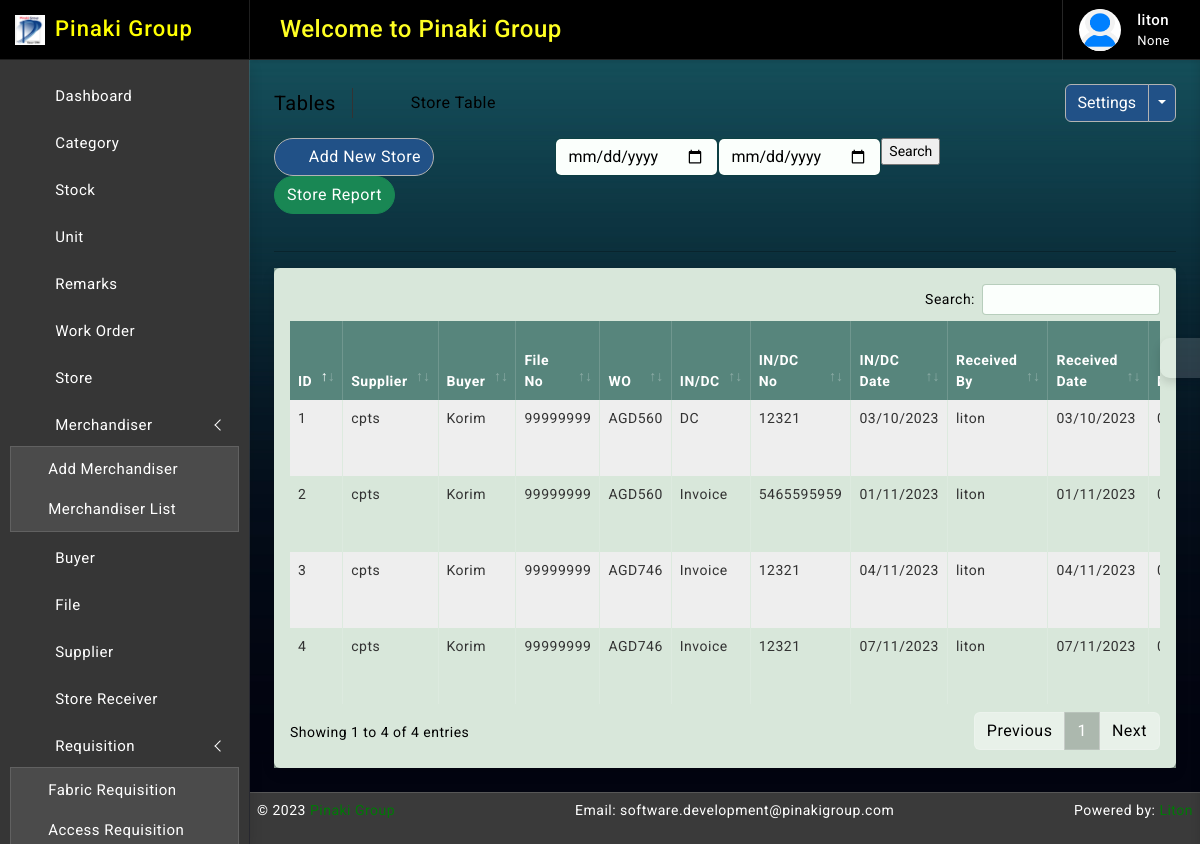
The page /store/ (signed in) on the database its author committed.
### accounts/models.py (models this page shows, shortened)
class Profile(models.Model):
    user = models.OneToOneField(User, on_delete=models.CASCADE, null=True, blank=True, related_name="profile")
    full_name = models.CharField(max_length=64, null=True, blank=True)
    img_profile = models.ImageField(upload_to='profile', default='default.png', null=True, blank=True)
    phone = models.CharField(max_length=32, null=True, blank=True, unique=True)
    designation = models.CharField("Designation", max_length=50, null=True, blank=True)
    dob = models.DateField(default=None, null=True, blank=True)
    updated_at = models.DateTimeField(auto_now_add=False, auto_now=True)
    created_at = models.DateTimeField(auto_now_add=True, auto_now=False)

### store/models.py (models this page shows, shortened)
class StoreBill(models.Model):
    billno = models.AutoField(primary_key=True)
    time = models.DateTimeField(auto_now=True)
    supplier = models.CharField(max_length=64, blank=False, null=True)
    buyer_name = models.CharField(max_length=64, blank=False, null=True)
    REPORT = (
        ('', 'Doc.Select'),
        ('Invoice', 'Invoice'),
        ('DC', 'DC'),
    )
    report = models.CharField(max_length=64, null=True, blank=False, choices=REPORT)
    report_no = models.CharField(max_length=64, null=True, blank=True)
    report_date = models.DateField(default=date.today, null=True, blank=True)
    received_date = models.DateField(auto_now_add=True, auto_now=False)
    img_file = models.ImageField(upload_to='store', default='blank.png', null=True, blank=True)
    work_order = models.ForeignKey(PurchaseBill, on_delete=models.CASCADE, blank=False, related_name='store_file_no')
    master_lc_sc = models.CharField(max_length=64, blank=False, null=True)
    style_no = models.CharField(max_length=32, null=True, blank=True)
    fileno_po = models.CharField(max_length=64, blank=False, null=True)
    store_location = models.CharField(max_length=64, blank=True, null=True)
    remarks = models.ForeignKey(Remarks, on_delete=models.CASCADE, blank=False, related_name='remarksname_store')
    updated_at = models.DateTimeField(auto_now_add=False, auto_now=True)
    created_at = models.DateTimeField(auto_now_add=True, auto_now=False)
    def get_items_list(self):
        return StoreItem.objects.filter(billno=self)

### purchase_order/models.py (models this page shows, shortened)
class PurchaseBill(models.Model):
    billno = models.AutoField(primary_key=True)
    time = models.DateTimeField(auto_now=True)
    supplier = models.ForeignKey(Supplier, on_delete=models.CASCADE, blank=False, related_name='suppliersname')
    buyer_name = models.CharField(max_length=64, blank=False, null=True)
    po_no = models.CharField(max_length=32, null=True, blank=True)
    fileno_po = models.ForeignKey(File, on_delete=models.CASCADE, blank=False, related_name='fileno_pos')
    style_no = models.CharField(max_length=32, null=True, blank=True)
    work_order = models.CharField(max_length=64, default=generate_random_number)
    wo_date = models.DateField(auto_now_add=True, auto_now=False)
    master_lc_sc = models.CharField(max_length=64, null=True, blank=True)
    remarks = models.ForeignKey(Remarks, on_delete=models.CASCADE, blank=False, related_name='remarksname')
    updated_at = models.DateTimeField(auto_now_add=False, auto_now=True)
    created_at = models.DateTimeField(auto_now_add=True, auto_now=False)
    def __str__(self):
        return str(self.work_order)

### accounts/decorators.py (the view)
        def wrapper_func(request, *args, **kwargs):
            group = None
            if request.user.groups.exists():
                group = request.user.groups.all()[0].name
            if group in allowed_roles:
                return view_func(request, *args, **kwargs)
            else:
                return render(request, 'accounts/index.html')

### templates/store/read.html (shortened to what this page needs)
{% extends 'base/index.html' %}
{% block body %}
{% load static %}
{% load crispy_forms_tags %}
		<div class="page-wrapper">
			<div class="page-content">
				<div class="page-breadcrumb d-none d-sm-flex align-items-center mb-3">
					<div class="breadcrumb-title pe-3">Tables</div>
					<div class="ps-3">
						<nav aria-label="breadcrumb">
							<ol class="breadcrumb mb-0 p-0">
								<li class="breadcrumb-item"><a href="#"><i class="bx bx-home-alt"></i></a>
								</li>
								<li class="breadcrumb-item active" aria-current="page">Store Table</li>
							</ol>
						</nav>
					</div>
					<div class="ms-auto">
						<div class="btn-group">
							<button type="button" class="btn btn-light">Settings</button>
							<button type="button" class="btn btn-light dropdown-toggle dropdown-toggle-split" data-bs-toggle="dropdown">	<span class="visually-hidden">Toggle Dropdown</span>
							</button>
						</div>
					</div>
				</div>
					<div class="col-md-9">
						<form class="float-md-end" method='POST' action=''>
							<div class="row row-cols-md-auto g-lg-4">
								<div class="col-md-5">
									<div class="controls">
										{{ form.start_date }}
									</div>
								</div><br>
								<div class="col-md-5">
									<div class="controls">
										{{ form.end_date }}
									</div>
								</div><br>
								<div class="col-md-2">
									<div class="controls">
										<input type="submit" value='Search'/>
									</div>
								</div>
							</div>
						</form>
					</div>
                <div class="ms-auto">
					<a href="/store/create/" class="btn btn-light radius-30 mt-2 mt-lg-0"><i class="bx bxs-plus-square"></i>Add New Store</a>
					<a href="/store/report/" class="btn btn-success radius-30 mt-2 mt-lg-0">Store Report</a>
				</div><br>
				<hr/>
				<div class="card">
					<div class="card-body">
						<div class="table-responsive">
							<table id="example2" class="table table-striped table-bordered">
								<thead>
									<tr>
										<th>ID</th>
										<th>Supplier</th>
                                        <th>Buyer</th>
										<th>File No</th>
										<th>WO</th>
                                        <th>IN/DC</th>
                                        <th>IN/DC No</th>
                                        <th>IN/DC Date</th>
										<th>Received By</th>
                                        <th>Received Date</th>
										<th>MLC/SC</th>
									</tr>
								</thead>
								<tbody>
									{% for data in bills %}
									<tr>
                                        <td> <p>{{ data.billno }}</p> </td>
                                        <td>{{ data.supplier }}</td>
                                        <td>{{ data.buyer_name }}</td>
										<td>{{ data.fileno_po }}</td>
										<td>{{ data.work_order }}</td>
                                        <td>{{ data.report }}</td>
                                        <td>{{ data.report_no }}</td>
                                        <td>{{ data.report_date|date:"d/m/Y" }}</td>
										<td>{{ user.username }}</td>
                                        <td>{{ data.received_date|date:"d/m/Y" }}</td>
										<td>{{ data.master_lc_sc }}</td>
									</tr>
								 {% endfor %}
								</tbody>
							</table>
						</div>
					</div>
				</div>
			</div>
		</div>
{% endblock body %}

### templates/base/index.html (shortened to what this page needs)
{% load static %}
<!DOCTYPE html>
<html lang="en">
<head>
<link href="{% static 'plugins/simplebar/css/simplebar.css' %}" rel="stylesheet" />
<link href="{% static 'plugins/perfect-scrollbar/css/perfect-scrollbar.css' %}" rel="stylesheet" />
<link href="{% static 'plugins/metismenu/css/metisMenu.min.css' %}" rel="stylesheet" />
<link href="{% static 'plugins/datatable/css/dataTables.bootstrap5.min.css' %}" rel="stylesheet" />
<link href="{% static 'css/bootstrap.min.css' %}" rel="stylesheet">
<link href="{% static 'css/bootstrap-extended.css' %}" rel="stylesheet">
<link href="{% static 'css/app.css' %}" rel="stylesheet">
<link href="{% static 'css/icons.css' %}" rel="stylesheet">
<link rel="stylesheet" href="https://cdnjs.cloudflare.com/ajax/libs/select2/4.0.13/css/select2.min.css">
</head>
<body class="bg-theme bg-theme2">
    <div class="wrapper">
<div class="sidebar-wrapper" data-simplebar="true">
    <div class="sidebar-header">
        <div>
            <img src="{% static 'images/logo-icon.png' %}" class="logo-icon" alt="logo icon">
        </div>
        <div>
            <h4 class="logo-text">Pinaki Group</h4>
        </div>
        <div class="toggle-icon ms-auto"><i class='bx bx-arrow-to-left'></i>
        </div>
    </div>
    <ul class="metismenu" id="menu">
        <li>
            <a href="{% url 'home' %}">
                <div class="parent-icon"><i class='bx bx-home-circle'></i>
                </div>
                <div class="menu-title">Dashboard</div>
            </a>
        </li>
        {% for group in user.groups.all %}
        {% if group.name == "merchandiser" %}
        <li>
            <a class="has-arrow" href="javascript:;">
                <div class="parent-icon"><i class="bx bx-grid-alt"></i>
                </div>
                <div class="menu-title">Merchandiser</div>
            </a>
            <ul>
                <li> <a href="/merchandiser/create/"><i class="bx bx-right-arrow-alt"></i>Add Merchandiser</a>
                </li>
                <li> <a href="{% url 'merchandiser_read' %}"><i class="bx bx-right-arrow-alt"></i>Merchandiser List</a>
                </li>
            </ul>
        </li>
                <li>
                    <a href="{% url 'buyer_read' %}">
                        <div class="parent-icon"><i class="lni lni-users"></i>
                        </div>
                        <div class="menu-title">Buyer</div>
                    </a>
                </li>
                <li>
                    <a href="{% url 'file_read' %}">
                        <div class="parent-icon"><i class='bx bx-file'></i>
                        </div>
                        <div class="menu-title">File</div>
                    </a>
                </li>
                <li>
                    <a href="/supplier/create/">
                        <div class="parent-icon"><i class='lni lni-cart-full'></i>
                        </div>
                        <div class="menu-title">Supplier</div>
                    </a>
                </li>
            {% else %}
            <li>
                <a href="{% url 'category_read' %}">
                    <div class="parent-icon"><i class='bx bx-grid-alt'></i>
                    </div>
                    <div class="menu-title">Category</div>
                </a>
            </li>
            <li>
                <a href="{% url 'stock_read' %}">
                    <div class="parent-icon"><i class="fadeIn animated bx bx-store"></i>
                    </div>
                    <div class="menu-title">Stock</div>
                </a>
            </li>
            <li>
                <a href="{% url 'unit_read' %}">
                    <div class="parent-icon"><i class="fadeIn animated bx bx-store"></i>
                    </div>
                    <div class="menu-title">Unit</div>
                </a>
            </li>
            <li>
                <a href="{% url 'remarks_read' %}">
                    <div class="parent-icon"><i class="fadeIn animated bx bx-comment-add"></i>
                    </div>
                    <div class="menu-title">Remarks</div>
                </a>
            </li>
            <li>
                <a href="{% url 'wo_read' %}">
                    <div class="parent-icon"><i class="lni lni-cart"></i>
                    </div>
                    <div class="menu-title">Work Order</div>
                </a>
            </li>
            <li>
                <a href="{% url 'store_read' %}">
                    <div class="parent-icon"><i class="fadeIn animated bx bx-store-alt"></i>
                    </div>
                    <div class="menu-title">Store</div>
                </a>
            </li>
            <li>
                <a class="has-arrow" href="javascript:;">
                    <div class="parent-icon"><i class="bx bx-grid-alt"></i>
                    </div>
                    <div class="menu-title">Merchandiser</div>
                </a>
                <ul>
                    <li> <a href="/merchandiser/create/"><i class="bx bx-right-arrow-alt"></i>Add Merchandiser</a>
                    </li>
                    <li> <a href="{% url 'merchandiser_read' %}"><i class="bx bx-right-arrow-alt"></i>Merchandiser List</a>
                    </li>
                </ul>
            </li>
            <li>
                <a href="{% url 'buyer_read' %}">
                    <div class="parent-icon"><i class="lni lni-users"></i>
                    </div>
                    <div class="menu-title">Buyer</div>
                </a>
            </li>
            <li>
                <a href="{% url 'file_read' %}">
                    <div class="parent-icon"><i class='bx bx-file'></i>
                    </div>
                    <div class="menu-title">File</div>
                </a>
            </li>
            <li>
                <a href="/supplier/create/">
                    <div class="parent-icon"><i class='lni lni-cart-full'></i>
                    </div>
                    <div class="menu-title">Supplier</div>
                </a>
            </li>
                <li>
                    <a href="{% url 'storeRec_read' %}">
                        <div class="parent-icon"><i class='bx bx-cart'></i>
                        </div>
                        <div class="menu-title">Store Receiver</div>
                    </a>
                </li>
                <li>
                    <a href="javascript:;" class="has-arrow">
                        <div class="parent-icon"><i class='lni lni-spiner-solid'></i>
                        </div>
                        <div class="menu-title">Requisition</div>
                    </a>
                    <ul>
                        <li> <a href="{% url 'fabricr_read' %}"><i class="bx bx-right-arrow-alt"></i>Fabric Requisition</a>
                        </li>
                        <li> <a href="{% url 'ar_read' %}"><i class="bx bx-right-arrow-alt"></i>Access Requisition</a>
                        </li>
                    </ul>
                </li>
            {% endif %}
        {% endfor %}
    </ul>
</div>
		<header>
			<div class="topbar d-flex align-items-center">
				<nav class="navbar navbar-expand">
					<div class="search-bar flex-grow-1">
						<div class="position-relative search-bar-box">
							<marquee behavior="" direction="">
								<h4 style="color:#FFFF22"class="my-4">Welcome to Pinaki Group</h4>
							</marquee>
						</div>
					</div>
					<div class="top-menu ms-auto">
						<ul class="navbar-nav align-items-center">
							<li class="nav-item dropdown dropdown-large">
								<a class="nav-link dropdown-toggle dropdown-toggle-nocaret" href="#" role="button" data-bs-toggle="dropdown" aria-expanded="false">	<i class='bx bx-category'></i>
								</a>
							</li>
						</ul>
					</div>
					<div class="user-box dropdown">
						<a class="d-flex align-items-center nav-link dropdown-toggle dropdown-toggle-nocaret" href="#" role="button" data-bs-toggle="dropdown" aria-expanded="false">
							<img src="{{ user.profile.img_profile.url }}" class="user-img" alt="user avatar">
							<div class="user-info ps-3">
								<p class="user-name mb-0">{{request.user}}</p>
								<p class="designattion mb-0">{{ user.profile.designation }}</p>
							</div>
						</a>
					</div>
				</nav>
			</div>
		</header>
        {% block body %}
        {% endblock body %}
        <footer class="page-footer">
            <p>
                <span style="text-align:left;float:left">&copy; 2023 <a href="https://pinakigroup.com/" alt="Bootstrap Themes" target="_blank">Pinaki Group</a></span>
                <span class="mb-0">Email: software.development@pinakigroup.com</span>
                <span class="hidden-phone" style="text-align:right;float:right">Powered by: <a href="https://www.linkedin.com/in/litonbairaggi" alt="Bootstrap Admin Templates" target="_blank">Liton</a></span>
            </p>
        </footer>
    </div>
	<div class="switcher-wrapper">
		<div class="switcher-btn"> <i class='bx bx-cog bx-spin'></i>
		</div>
	</div>
</body>
</html>

### rows shown on the page
StoreBill: billno "4", supplier "cpts", buyer_name "Korim", fileno_po "99999999", work_order "AGD746", report "Invoice", report_no "12321", report_date "07/11/2023", received_date "07/11/2023"
StoreBill: billno "3", supplier "cpts", buyer_name "Korim", fileno_po "99999999", work_order "AGD746", report "Invoice", report_no "12321", report_date "04/11/2023", received_date "04/11/2023"
StoreBill: billno "2", supplier "cpts", buyer_name "Korim", fileno_po "99999999", work_order "AGD560", report "Invoice", report_no "5465595959", report_date "01/11/2023", received_date "01/11/2023"
StoreBill: billno "1", supplier "cpts", buyer_name "Korim", fileno_po "99999999", work_order "AGD560", report "DC", report_no "12321", report_date "03/10/2023", received_date "03/10/2023"

### other values the page prints
{{ request.user }} "liton"
{{ user.profile.designation }} "None"
{{ user.username }} "liton"
